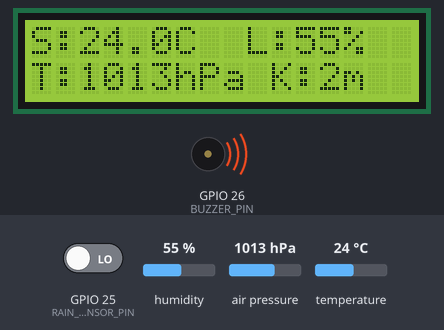
The sketch below on a simulated ESP32. Shown: 16×2 character LCD, buzzer (waves = sounding). The inputs (shaded band) are chosen by the test bench; at power-on: GPIO 25 (RAIN_SENSOR_PIN) LOW, humidity 55 %, temperature 24 °C, air pressure 1013 hPa. WiFi joins after 1.5 s; servers stay silent unless stated; uploads are accepted with an empty reply; what the sketch prints to the serial monitor is not drawn.

Above: at 7.45 s.
7.9 s: GPIO 25 (RAIN_SENSOR_PIN) driven HIGH
At 12.8 s:
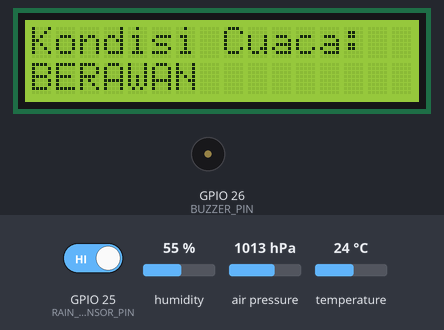
13.1 s: humidity set to 22 %
At 17.2 s:
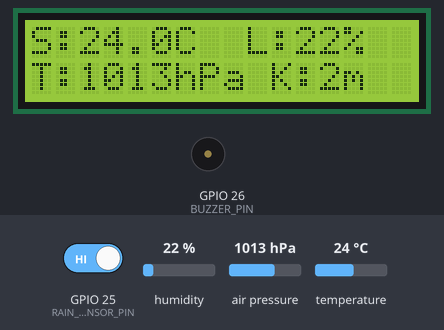
18.1 s: temperature set to 28 °C
23.1 s: temperature set to 31 °C
At 27.2 s:
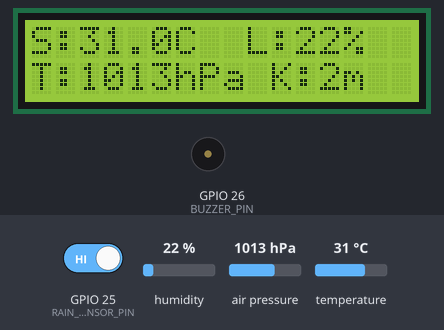
28.1 s: GPIO 25 (RAIN_SENSOR_PIN) driven LOW
At 33.52 s:
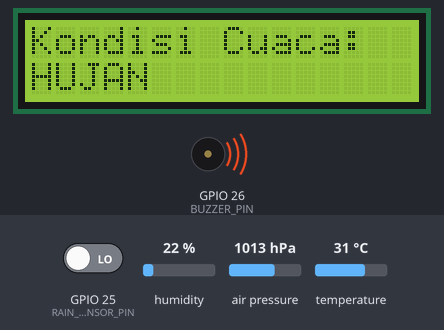
33.6 s: air pressure set to 952 hPa
At 37.2 s:
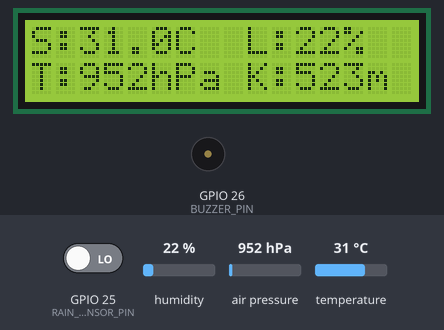
Timing chart, 0 to 38.7 s (numbered marks = the images above; inputs shaded):
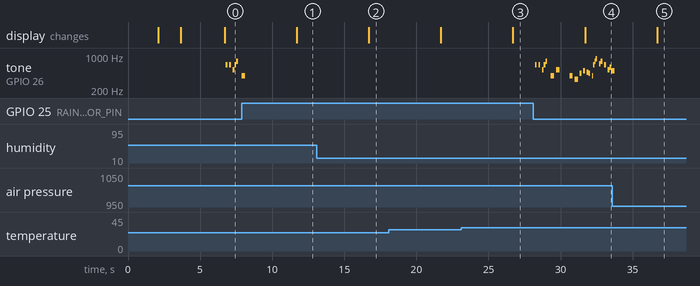

Measured:
- after the input at 7.9 s, tone on GPIO 26 (BUZZER_PIN): goes on until 8.1 s, then stays silent; the display: changes after 3.8 s (image 1)
- after the input at 13.1 s, the display: changes after 3.6 s (image 2)
- after the input at 23.1 s, the display: changes after 3.6 s (image 3)
- after the input at 28.1 s, tone on GPIO 26 (BUZZER_PIN): plays 659 Hz for 0.12 s, 659 Hz for 0.12 s, 523 Hz for 0.12 s, 659 Hz for 0.12 s, 784 Hz for 0.12 s, 392 Hz for 0.24 s … (23 notes in this stretch), starting after 0.14 s; the display: changes after 3.6 s (image 4)
- after the input at 33.6 s, the display: changes after 3.1 s (image 5)
- by itself, tone on GPIO 26 (BUZZER_PIN): plays 659 Hz for 0.12 s, 659 Hz for 0.12 s, 523 Hz for 0.12 s, 659 Hz for 0.12 s, 784 Hz for 0.12 s, 392 Hz for 0.02 s

The sketch:

WeatherStation.ino
```cpp
// =========================================================================
//         STASIUN CUACA ESP32 DENGAN WEB DASHBOARD - VERSI FINAL
// =========================================================================
// Fitur Final:
// - Mengirim data ke server publik (online) dan server lokal.
// - Respons buzzer instan & lagu tema saat hujan.
// - Logika non-blocking untuk performa yang responsif.
// =========================================================================

#include <WiFi.h>
#include <HTTPClient.h>
#include <Wire.h>
#include <Adafruit_BMP280.h>
#include <LiquidCrystal_I2C.h>
#include <ArduinoJson.h>
#include <DHT.h>
#include <Adafruit_Sensor.h>

// --- Definisi Nada untuk Lagu ---
#define NOTE_C4  262
#define NOTE_D4  294
#define NOTE_E4  330
#define NOTE_F4  349
#define NOTE_G4  392
#define NOTE_A4  440
#define NOTE_AS4 466
#define NOTE_B4  494
#define NOTE_C5  523
#define NOTE_D5  587
#define NOTE_E5  659
#define NOTE_F5  698
#define NOTE_G5  784
#define NOTE_A5  880

// --- KONFIGURASI PENGGUNA ---
const char* ssid = "NHK88.NET"; // Ganti dengan nama WiFi Anda
const char* password = "11123111"; // Ganti dengan password WiFi Anda

// Definisikan dua alamat server
const char* serverPublik = "http://cuaca.optikl.ink/receive_data.php";
const char* serverLokal = "http://192.168.1.241/weather_dashboard_php/receive_data.php"; // Ganti dengan IP lokal Anda jika perlu

// Definisikan pin perangkat keras
#define RAIN_SENSOR_PIN 25
#define BUZZER_PIN 26
#define DHTPIN 4
#define DHTTYPE DHT11

// Alamat I2C
#define BMP280_ADDRESS 0x76
#define LCD_ADDRESS    0x27

// --- Interval Timing ---
const long SENSOR_READ_INTERVAL = 500; // Baca sensor setiap 500ms
const long POSTING_INTERVAL = 10000;   // Kirim data setiap 10 detik
const long LCD_UPDATE_INTERVAL = 5000;   // Update LCD setiap 5 detik

// --- OBJEK DAN VARIABEL GLOBAL ---
Adafruit_BMP280 bmp;
DHT dht(DHTPIN, DHTTYPE);
LiquidCrystal_I2C lcd(LCD_ADDRESS, 16, 2);

float temperature = 0.0, humidity = 0.0, pressure = 0.0, altitude = 0.0;
bool isRaining = false;
String condition = "INIT";

unsigned long previousSensorReadMillis = 0, previousPostingMillis = 0, previousLcdUpdateMillis = 0;
int lcdScreenState = 0;
bool wasRaining = false;
bool isPlayingTheme = false;
int currentNoteIndex = 0;
unsigned long noteStartTime = 0;

// --- Lagu Tema Super Mario Bros ---
int tempo = 120;
int marioMelody[] = {
  NOTE_E5, NOTE_E5, 0, NOTE_E5, 0, NOTE_C5, NOTE_E5, NOTE_G5, 0, NOTE_G4, 0,
  NOTE_C5, 0, NOTE_G4, 0, NOTE_E4, 0, NOTE_A4, 0, NOTE_B4, 0, NOTE_AS4, NOTE_A4, 0,
  NOTE_G4, NOTE_E5, NOTE_G5, NOTE_A5, 0, NOTE_F5, NOTE_G5, 0, NOTE_E5, 0, NOTE_C5, NOTE_D5, NOTE_B4
};
int marioDurations[] = {
  tempo, tempo, tempo, tempo, tempo, tempo, tempo, tempo, tempo * 2, tempo * 2, tempo,
  tempo * 2, tempo, tempo * 2, tempo, tempo * 2, tempo, tempo, tempo, tempo, tempo, tempo, tempo, tempo,
  (int)(tempo * 0.66), (int)(tempo * 0.66), (int)(tempo * 0.66), tempo, tempo, tempo, tempo, tempo, tempo, tempo, tempo, tempo, tempo * 2
};
int songLength = sizeof(marioMelody) / sizeof(int);

void setup() {
  Serial.begin(115200);
  Wire.begin();
  pinMode(RAIN_SENSOR_PIN, INPUT);
  pinMode(BUZZER_PIN, OUTPUT);
  noTone(BUZZER_PIN);
  lcd.init();
  lcd.backlight();
  lcd.setCursor(0, 0);
  lcd.print("Stasiun Cuaca");
  lcd.setCursor(0, 1);
  lcd.print("LOADING....");
  delay(2000);
  dht.begin();
  if (!bmp.begin(BMP280_ADDRESS)) {
    Serial.println(F("Tidak dapat menemukan sensor BMP280!"));
    lcd.clear();
    lcd.print("Error: BMP280");
    while (1);
  }
  bmp.setSampling(Adafruit_BMP280::MODE_NORMAL, Adafruit_BMP280::SAMPLING_X2,
                  Adafruit_BMP280::SAMPLING_X16, Adafruit_BMP280::FILTER_X16,
                  Adafruit_BMP280::STANDBY_MS_500);
  connectToWiFi();
  readAllSensors();
}

void loop() {
  unsigned long currentMillis = millis();
  handleThemePlayback();
  if (currentMillis - previousSensorReadMillis >= SENSOR_READ_INTERVAL) {
    previousSensorReadMillis = currentMillis;
    readAllSensors();
  }
  if (currentMillis - previousPostingMillis >= POSTING_INTERVAL) {
    previousPostingMillis = currentMillis;
    sendDataToServer();
  }
  if (currentMillis - previousLcdUpdateMillis >= LCD_UPDATE_INTERVAL) {
    previousLcdUpdateMillis = currentMillis;
    updateLCD();
  }
}

void connectToWiFi() {
  lcd.clear();
  lcd.print("Menyambung ke:");
  lcd.setCursor(0, 1);
  lcd.print(ssid);
  WiFi.begin(ssid, password);
  Serial.print("Connecting to WiFi..");
  int attempts = 0;
  while (WiFi.status() != WL_CONNECTED && attempts < 20) {
    delay(500);
    Serial.print(".");
    attempts++;
  }
  if (WiFi.status() == WL_CONNECTED) {
    Serial.println("\nConnected!");
    lcd.clear();
    lcd.print("WiFi Tersambung!");
    lcd.setCursor(0, 1);
    lcd.print(WiFi.localIP());
  } else {
    Serial.println("\nFailed to connect.");
    lcd.clear();
    lcd.print("Koneksi Gagal!");
  }
  delay(3000);
}

void readAllSensors() {
  humidity = dht.readHumidity();
  temperature = dht.readTemperature();
  if (isnan(humidity) || isnan(temperature)) {
    Serial.println(F("Gagal membaca dari sensor DHT!"));
  }
  pressure = bmp.readPressure() / 100.0F;
  altitude = bmp.readAltitude(1013.25);
  isRaining = (digitalRead(RAIN_SENSOR_PIN) == LOW);

  if (isRaining) {
    condition = "HUJAN";
    if (!wasRaining) {
      startMarioTheme();
    }
  } else {
    condition = (temperature > 29.0) ? "CERAH" : "BERAWAN";
  }
  wasRaining = isRaining;
}

void startMarioTheme() {
  Serial.println("Hujan terdeteksi! Memainkan tema Mario...");
  isPlayingTheme = true;
  currentNoteIndex = 0;
  noteStartTime = millis();
}

void handleThemePlayback() {
  if (!isPlayingTheme) return;
  if (!isRaining) {
    Serial.println("Hujan berhenti, lagu dihentikan.");
    noTone(BUZZER_PIN);
    isPlayingTheme = false;
    return;
  }
  unsigned long currentMillis = millis();
  if (currentMillis - noteStartTime > marioDurations[currentNoteIndex]) {
    noteStartTime = currentMillis;
    currentNoteIndex++;
    if (currentNoteIndex >= songLength) {
      Serial.println("Tema Mario selesai.");
      noTone(BUZZER_PIN);
      isPlayingTheme = false;
    } else {
      int noteToPlay = marioMelody[currentNoteIndex];
      if (noteToPlay > 0) {
        tone(BUZZER_PIN, noteToPlay);
      } else {
        noTone(BUZZER_PIN); // Jeda
      }
    }
  }
}

void updateLCD() {
  lcd.clear();
  switch (lcdScreenState) {
    case 0:
      lcd.setCursor(0, 0);
      lcd.print("S:" + String(temperature, 1) + "C  L:" + String(humidity, 0) + "%");
      lcd.setCursor(0, 1);
      lcd.print("T:" + String(pressure, 0) + "hPa K:" + String(altitude, 0) + "m");
      break;
    case 1:
      lcd.setCursor(0, 0);
      lcd.print("Kondisi Cuaca:");
      lcd.setCursor(0, 1);
      String conditionToPrint = condition;
      if (conditionToPrint.length() > 16) {
        conditionToPrint = conditionToPrint.substring(0, 16);
      }
      lcd.print(conditionToPrint);
      break;
  }
  lcdScreenState = (lcdScreenState + 1) % 2;
}

// --- FUNGSI BANTUAN UNTUK MENGIRIM DATA ---
void kirimKeAlamat(const char* url, const String& payload) {
    HTTPClient http;
    http.begin(url);
    http.addHeader("Content-Type", "application/json");

    Serial.println("=> Mengirim data ke: " + String(url));
    Serial.println(payload);

    int httpResponseCode = http.POST(payload);

    if (httpResponseCode > 0) {
        Serial.print("<= Respons Server: ");
        Serial.println(httpResponseCode);
    } else {
        Serial.print("Error saat mengirim POST: ");
        Serial.println(httpResponseCode);
        Serial.println(http.errorToString(httpResponseCode).c_str());
    }
    http.end();
}

void sendDataToServer() {
    if (WiFi.status() == WL_CONNECTED) {
        // 1. Siapkan data JSON (hanya perlu dibuat sekali)
        StaticJsonDocument<256> doc;
        doc["temperature"] = String(temperature, 2).toFloat();
        doc["humidity"]    = String(humidity, 2).toFloat();
        doc["pressure"]    = String(pressure, 2).toFloat();
        doc["altitude"]    = String(altitude, 2).toFloat();
        doc["isRaining"]   = isRaining;
        doc["condition"]   = condition;

        String jsonPayload;
        serializeJson(doc, jsonPayload);

        // 2. Kirim data ke kedua server
        kirimKeAlamat(serverPublik, jsonPayload); // Kirim ke domain publik
        delay(200); // Beri jeda singkat antar request
        kirimKeAlamat(serverLokal, jsonPayload);  // Kirim ke server lokal

    } else {
        Serial.println("WiFi Terputus. Tidak bisa mengirim data.");
    }
}
```
